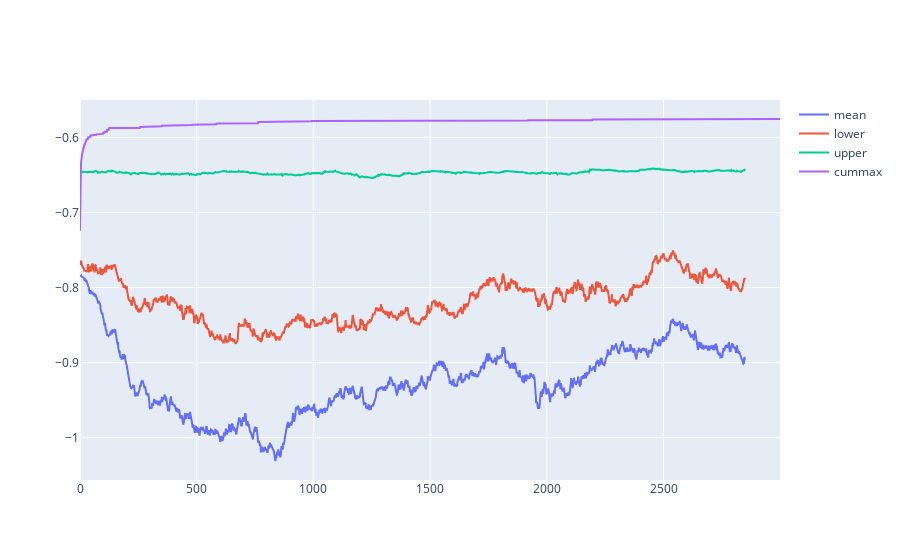

Source (notebook cell):
### Code cell
import plotly.graph_objs as go

fig = go.Figure()
moving_avg_list = []
moving_lower_quantile_list = []
moving_upper_quantile_list = []
cummax_list = []
for key, gp in df.groupby('random_state'):
    moving_avg_list.append(gp.sort_values('num_exp')['bayesian_opt'].rolling(150).mean().dropna().values)
    moving_lower_quantile_list.append(gp.sort_values('num_exp')['bayesian_opt'].rolling(150).quantile(0.25).dropna().values)
    moving_upper_quantile_list.append(gp.sort_values('num_exp')['bayesian_opt'].rolling(150).quantile(0.75).dropna().values)
    cummax_list.append(gp.sort_values('num_exp')['bayesian_opt'].cummax().values)
moving_avg = pd.DataFrame(moving_avg_list).mean()
moving_lower_quantile = pd.DataFrame(moving_lower_quantile_list).mean()
moving_upper_quantile = pd.DataFrame(moving_upper_quantile_list).mean()
cummax = pd.DataFrame(cummax_list).mean()
fig.add_trace(go.Scatter(x=list(range(len(moving_avg))), y=moving_avg, mode='lines', name='mean'))
fig.add_trace(go.Scatter(x=list(range(len(moving_lower_quantile))), y=moving_lower_quantile, mode='lines', name='lower'))
fig.add_trace(go.Scatter(x=list(range(len(moving_upper_quantile))), y=moving_upper_quantile, mode='lines', name='upper'))
fig.add_trace(go.Scatter(x=list(range(len(cummax))), y=cummax, mode='lines', name='cummax'))
fig.show()

### Figure 1 — Plotly figure (JSON) as saved in the notebook; plotly's stock layout.template omitted (floating-point values rounded to 4 significant figures; data arrays with more than 128 entries replaced by an {"elided": "..."} marker saying what was removed)
{"data": [{"mode": "lines", "name": "mean", "type": "scatter", "x": {"elided": "2851 int values"}, "y": {"elided": "2851 float values"}}, {"mode": "lines", "name": "lower", "type": "scatter", "x": {"elided": "2851 int values"}, "y": {"elided": "2851 float values"}}, {"mode": "lines", "name": "upper", "type": "scatter", "x": {"elided": "2851 int values"}, "y": {"elided": "2851 float values"}}, {"mode": "lines", "name": "cummax", "type": "scatter", "x": {"elided": "3000 int values"}, "y": {"elided": "3000 float values"}}], "layout": {}}
